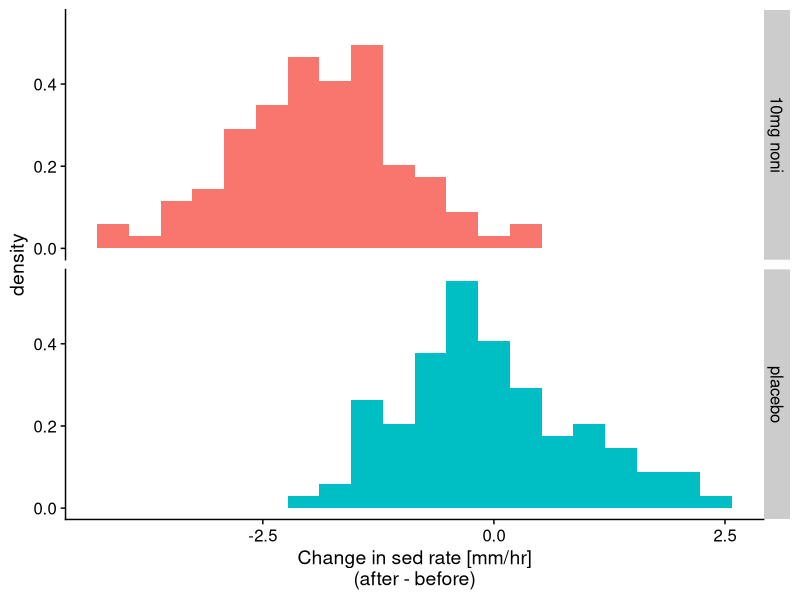
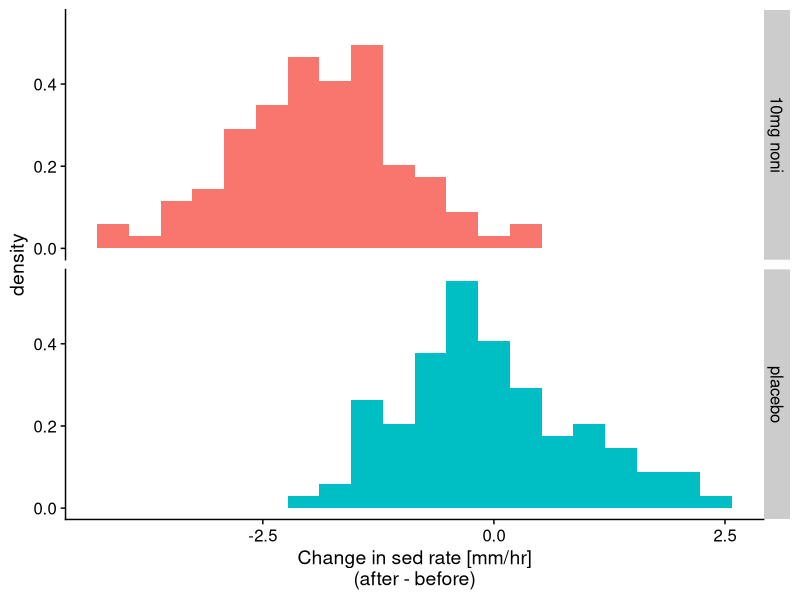
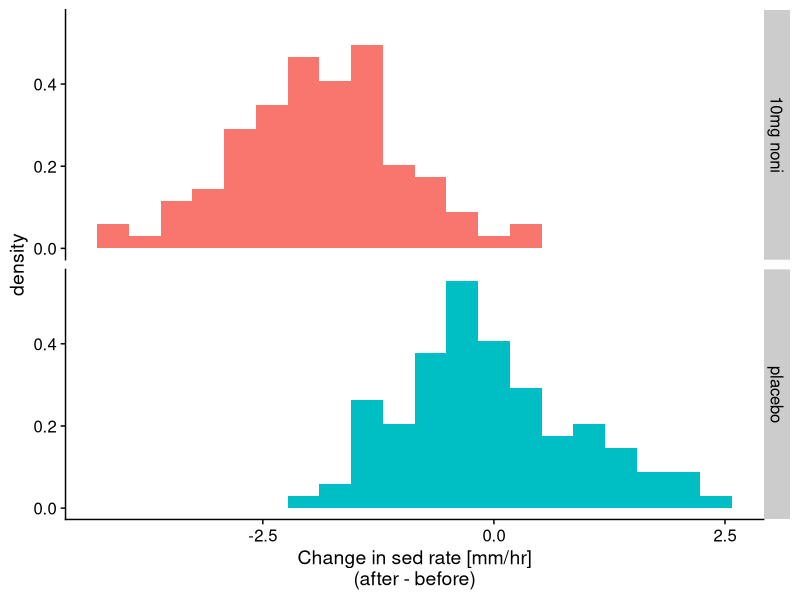
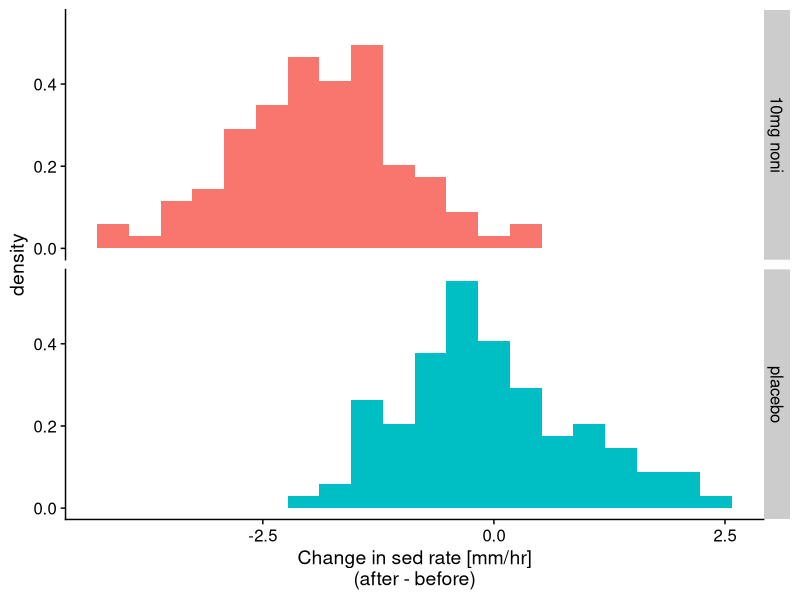
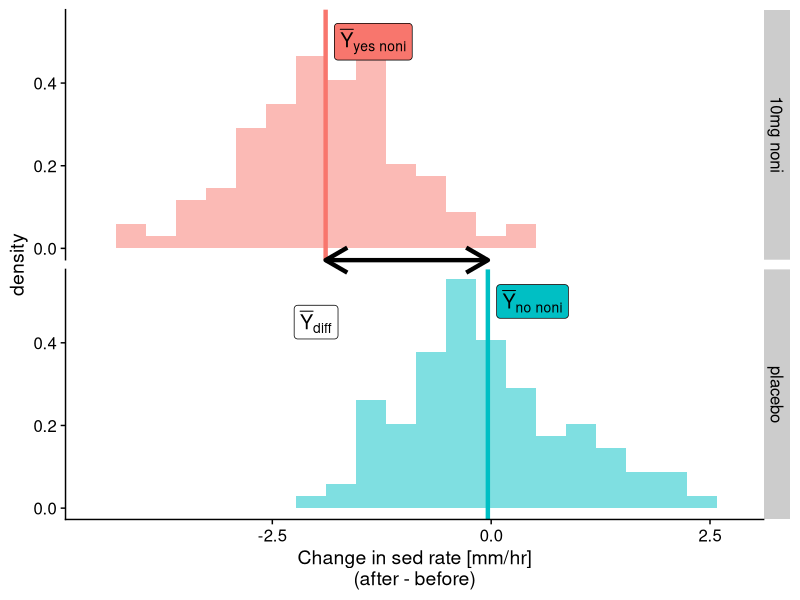
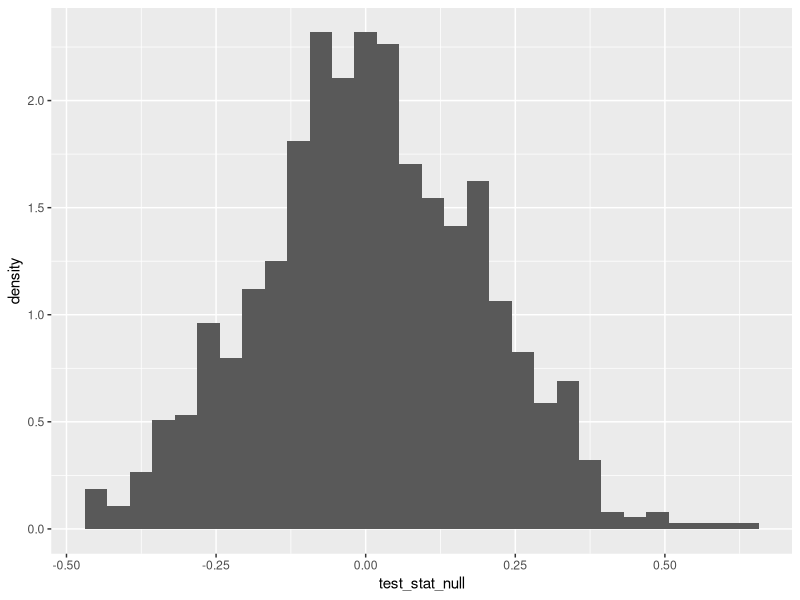
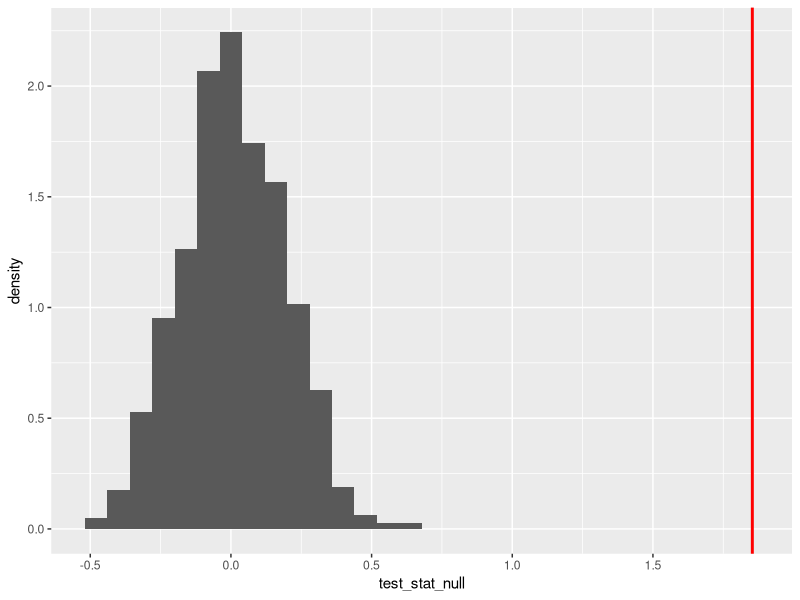
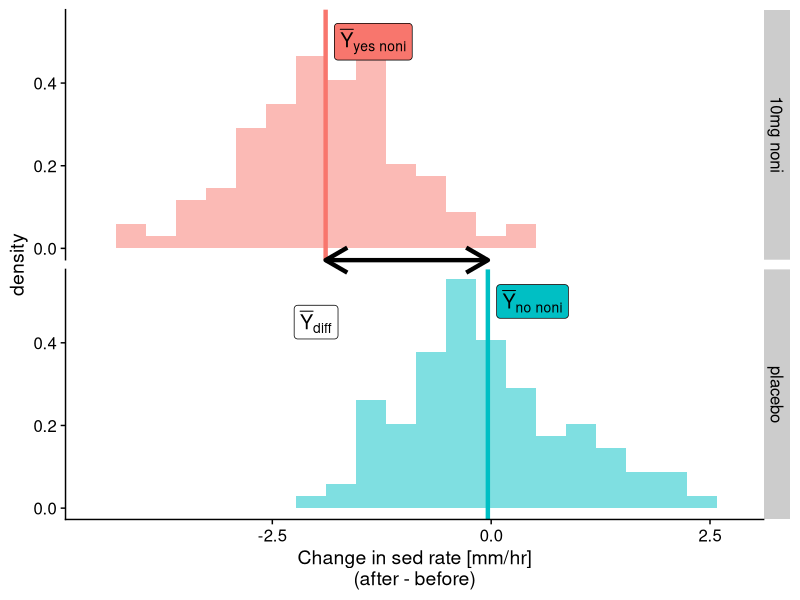

Here is the R script that generated these plots, in order:
## ---- chunk 1
knitr::opts_chunk$set(echo = FALSE, warning = FALSE, message = FALSE,
                      eval = TRUE)
library(cowplot)
library(ggplot2)
library(tibble)
library(dplyr)
library(viridis)
## ---- chunk 2
#| fig-width: 3
#| fig-height: 4
#| fig-align: center
#| out-width: "4in"

set.seed(1)
dat <- data.frame(sed = c(rnorm(100, -2), rnorm(100)),
                  group = c(rep("10mg noni", 100),
                            rep("placebo", 100)))
noni_dat <- dat

gnoni <- ggplot(dat, aes(x = sed, fill = group)) +
    geom_histogram(aes(y = after_stat(density)), bins = 20) +
    facet_grid(rows = vars(group)) +
    theme_cowplot() +
    theme(legend.position = "none") +
    xlab("Change in sed rate [mm/hr]\n(after - before)")

gnoni
## ---- chunk 3
#| fig-width: 3
#| fig-height: 4
#| fig-align: center
#| out-width: "4in"

gnoni
## ---- chunk 4
#| fig-width: 3
#| fig-height: 4
#| fig-align: center
#| out-width: "4in"

gnoni
## ---- chunk 5
#| fig-width: 3
#| fig-height: 4
#| fig-align: center
#| out-width: "4in"

gnoni
## ---- chunk 6
#| fig-align: center
#| fig-width: 3
#| fig-height: 4
#| out-width: "4in"


p <- gnoni
p$layers[[1]]$aes_params$alpha <- 0.5


est <- group_by(dat, group) |>
    summarize(ybar = mean(sed))
ann <- data.frame(x = est$ybar, y = 0.5, group = est$group,
                  lab = c("bar(Y)['yes noni']",
                          "bar(Y)['no noni']"))

ydiff <- p + 
    geom_vline(est, mapping = aes(xintercept = ybar, color = group), 
               size = 1.5) +
    geom_label(data = ann,
               mapping = aes(x = x, y = y, label = lab),
               parse = TRUE, hjust = "left", nudge_x = 0.1,
               size = 5) +
    geom_segment(data = data.frame(group = "placebo"),
                 mapping = aes(x = ann$x[1], xend = ann$x[2],
                               y = 0.6, yend = 0.6),
                 arrow = arrow(length = unit(0.1, "npc"), ends = "both"),
                 size = 1.5) +
    geom_label(data = data.frame(group = "placebo"),
               x = -2, y = 0.45, label = expression(bar(Y)["diff"]),
               fill = "white", size = 5) +
    coord_cartesian(xlim = c(-4.5, 2.75), ylim = c(0, 0.55), clip = "off")

ydiff
## ---- chunk 7
#| label: null-dist
#| cache: true
#| echo: true

# repeatedly shuffle the groups to make a null distribution
all_null <- replicate(1000, {
    noni_null <- noni_dat
    noni_null$group <- sample(noni_null$group)

    ybars_null <- group_by(noni_null, group)
    ybars_null <- summarize(ybars_null, ybar = mean(sed))
    test_stat_null <- diff(ybars_null$ybar)
    test_stat_null
})
## ---- chunk 8
#| echo: true
#| fig-align: center
#| fig-width: 3
#| fig-height: 2
#| out-width: "5in"

null_dist <- data.frame(test_stat_null = all_null)

ggplot(null_dist, aes(x = test_stat_null)) +
    geom_histogram(aes(y = after_stat(density)))
## ---- chunk 9
#| echo: true
#| fig-align: center
#| fig-width: 3
#| fig-height: 2
#| out-width: "5in"

# add the observed test statistic
ybars <- group_by(noni_dat, group)
ybars <- summarize(ybars, ybar = mean(sed))
test_stat <- diff(ybars$ybar)
## ---- chunk 10
#| echo: true
#| fig-align: center
#| fig-width: 3
#| fig-height: 2
#| out-width: "5in"

ggplot(null_dist, aes(x = test_stat_null)) +
    geom_histogram(aes(y = after_stat(density))) +
    geom_vline(xintercept = test_stat,
               color = "red", size = 1)
## ---- chunk 11
#| echo: true

mean(null_dist$test_stat_null > test_stat |
         null_dist$test_stat_null < -test_stat)
## ---- chunk 12
#| fig-align: center
#| fig-width: 3
#| fig-height: 4
#| out-width: "4in"

ydiff
## ---- chunk 13
#| fig-align: center
#| fig-width: 3.5
#| fig-height: 2.75
#| out-width: "5in"

ybar <- 0
se <- 1

p <- ggplot(data.frame(x = ybar + 3.75 * c(-se, se)), aes(x)) +
    theme_cowplot() +
    xlab(expression("Test stat if"~H[0]~"is true")) +
    ylab("density") +
    stat_function(fun = dnorm,
                  args = list(mean = ybar, sd = se),
                  xlim = ybar + 2.2 * c(-se, se),
                  geom = "area", fill = "blue", alpha = 0.5) +
    stat_function(fun = dnorm,
                  args = list(mean = ybar, sd = se),
                  xlim = ybar + c(-3.75 * se, -2.2 *se),
                  geom = "area", fill = "orange") +
    stat_function(fun = dnorm,
                  args = list(mean = ybar, sd = se),
                  xlim = ybar + c(2.2 * se, 3.75 *se),
                  geom = "area", fill = "orange") +
    stat_function(fun = dnorm, args = list(mean = ybar, sd = se)) +
    geom_vline(xintercept = ybar + 2.2 * se, size = 1) +
    annotate("label", 4, 0.45, label = "Observed test stat = 2.2", 
             hjust = "right") +
    scale_y_continuous(limits = c(0, 0.47))

p
## ---- chunk 14
#| fig-align: center
#| fig-width: 3.5
#| fig-height: 2.25
#| out-width: "5in"

p
## ---- chunk 15
#| fig-align: center
#| out-width: "70%"

library(pwr)
power <- pwr.t.test(n = 2:512, d = 0.5, sig.level = 0.05, power = NULL,
                    type = "two.sample", alternative = "two.sided")

df <- tibble(n = rep(2:512, 2), power = c(rep(0.05, 511), power$power),
             group = rep(c("H0 True", "H0 False"), each = 511)) |>
    mutate(
        group = factor(
            group,
            levels = c("H0 True", "H0 False"),
            labels = c(expression(H[0]~True), expression(H[0]~False))
        )
    )

ggplot(df, aes(n, power, color = group)) +
    facet_grid(cols = vars(group), labeller = label_parsed) +
    geom_line(show.legend = FALSE, size = 4) +
    scale_x_log10(breaks = c(8, 64, 512)) +
    scale_y_continuous(limits = c(0, 1)) +
    xlab("Sample size") +
    ylab(expression(
        paste("Probability of rejecting ", italic(H)[0]))) +
    theme_cowplot() +
    theme(
        axis.text = element_text(size = 18),
        axis.title = element_text(size = 24),
        strip.text = element_text(size = 24)
    )
